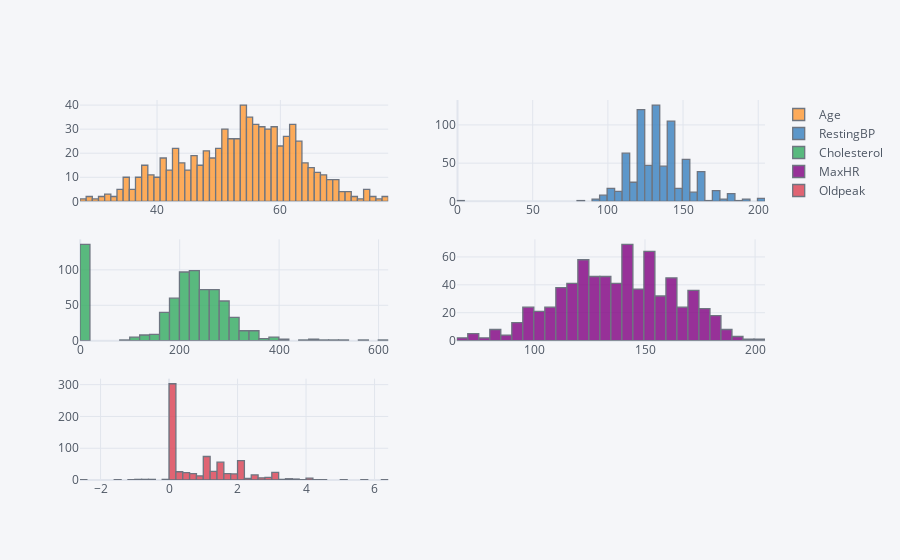

Here is the notebook cell this chart was saved with:
### Code cell
x=train_set[numerical].iplot(kind='histogram',subplots=True,bins=50)

### Figure 1 — Plotly figure (JSON) as saved in the notebook; plotly's stock layout.template omitted (floating-point values rounded to 4 significant figures; data arrays with more than 128 entries replaced by an {"elided": "..."} marker saying what was removed)
{"data": [{"histfunc": "count", "histnorm": "", "marker": {"color": "rgba(255, 153, 51, 1.0)", "line": {"color": "#4D5663", "width": 1.3}}, "name": "Age", "nbinsx": 50, "opacity": 0.8, "orientation": "v", "type": "histogram", "x": {"elided": "734 int values"}, "xaxis": "x", "yaxis": "y"}, {"histfunc": "count", "histnorm": "", "marker": {"color": "rgba(55, 128, 191, 1.0)", "line": {"color": "#4D5663", "width": 1.3}}, "name": "RestingBP", "nbinsx": 50, "opacity": 0.8, "orientation": "v", "type": "histogram", "x": {"elided": "734 int values"}, "xaxis": "x2", "yaxis": "y2"}, {"histfunc": "count", "histnorm": "", "marker": {"color": "rgba(50, 171, 96, 1.0)", "line": {"color": "#4D5663", "width": 1.3}}, "name": "Cholesterol", "nbinsx": 50, "opacity": 0.8, "orientation": "v", "type": "histogram", "x": {"elided": "734 int values"}, "xaxis": "x3", "yaxis": "y3"}, {"histfunc": "count", "histnorm": "", "marker": {"color": "rgba(128, 0, 128, 1.0)", "line": {"color": "#4D5663", "width": 1.3}}, "name": "MaxHR", "nbinsx": 50, "opacity": 0.8, "orientation": "v", "type": "histogram", "x": {"elided": "734 int values"}, "xaxis": "x4", "yaxis": "y4"}, {"histfunc": "count", "histnorm": "", "marker": {"color": "rgba(219, 64, 82, 1.0)", "line": {"color": "#4D5663", "width": 1.3}}, "name": "Oldpeak", "nbinsx": 50, "opacity": 0.8, "orientation": "v", "type": "histogram", "x": {"elided": "734 float values"}, "xaxis": "x5", "yaxis": "y5"}], "layout": {"barmode": "overlay", "legend": {"bgcolor": "#F5F6F9", "font": {"color": "#4D5663"}}, "paper_bgcolor": "#F5F6F9", "plot_bgcolor": "#F5F6F9", "title": {"font": {"color": "#4D5663"}}, "xaxis": {"anchor": "y", "domain": [0, 0.45], "gridcolor": "#E1E5ED", "showgrid": true, "tickfont": {"color": "#4D5663"}, "title": {"font": {"color": "#4D5663"}, "text": ""}, "zerolinecolor": "#E1E5ED"}, "xaxis2": {"anchor": "y2", "domain": [0.55, 1], "gridcolor": "#E1E5ED", "showgrid": true, "tickfont": {"color": "#4D5663"}, "title": {"font": {"color": "#4D5663"}, "text": ""}, "zerolinecolor": "#E1E5ED"}, "xaxis3": {"anchor": "y3", "domain": [0, 0.45], "gridcolor": "#E1E5ED", "showgrid": true, "tickfont": {"color": "#4D5663"}, "title": {"font": {"color": "#4D5663"}, "text": ""}, "zerolinecolor": "#E1E5ED"}, "xaxis4": {"anchor": "y4", "domain": [0.55, 1], "gridcolor": "#E1E5ED", "showgrid": true, "tickfont": {"color": "#4D5663"}, "title": {"font": {"color": "#4D5663"}, "text": ""}, "zerolinecolor": "#E1E5ED"}, "xaxis5": {"anchor": "y5", "domain": [0, 0.45], "gridcolor": "#E1E5ED", "showgrid": true, "tickfont": {"color": "#4D5663"}, "title": {"font": {"color": "#4D5663"}, "text": ""}, "zerolinecolor": "#E1E5ED"}, "yaxis": {"anchor": "x", "domain": [0.7333, 1], "gridcolor": "#E1E5ED", "showgrid": true, "tickfont": {"color": "#4D5663"}, "title": {"font": {"color": "#4D5663"}, "text": ""}, "zerolinecolor": "#E1E5ED"}, "yaxis2": {"anchor": "x2", "domain": [0.7333, 1], "gridcolor": "#E1E5ED", "showgrid": true, "tickfont": {"color": "#4D5663"}, "title": {"font": {"color": "#4D5663"}, "text": ""}, "zerolinecolor": "#E1E5ED"}, "yaxis3": {"anchor": "x3", "domain": [0.3667, 0.6333], "gridcolor": "#E1E5ED", "showgrid": true, "tickfont": {"color": "#4D5663"}, "title": {"font": {"color": "#4D5663"}, "text": ""}, "zerolinecolor": "#E1E5ED"}, "yaxis4": {"anchor": "x4", "domain": [0.3667, 0.6333], "gridcolor": "#E1E5ED", "showgrid": true, "tickfont": {"color": "#4D5663"}, "title": {"font": {"color": "#4D5663"}, "text": ""}, "zerolinecolor": "#E1E5ED"}, "yaxis5": {"anchor": "x5", "domain": [0, 0.2667], "gridcolor": "#E1E5ED", "showgrid": true, "tickfont": {"color": "#4D5663"}, "title": {"font": {"color": "#4D5663"}, "text": ""}, "zerolinecolor": "#E1E5ED"}}}
